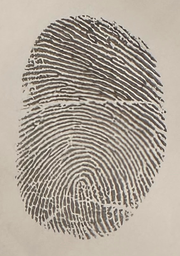
#> input picture fingerprint/sample.png, 180 x 256 px, shrunk from 571 x 810 before the run, found by its file name
$ python option3.py
#> lines starting #> are read from the running program, lines starting #| are printed output that depends on the picture; after the words box and inside, x2 and y2 are one past the last pixel; in counts of white or black regions, pixels touching at a corner belong together
import cv2
import numpy as np
from skimage.morphology import skeletonize
from scipy.spatial import distance

def extract_minutiae(image):
    """
    Extracts minutiae points (ridge endings and bifurcations) from a fingerprint image.
    """
    # Skeletonize the binary image to reduce ridges to one-pixel width
    skeleton = skeletonize(image // 255).astype(np.uint8)

    # Identify minutiae points (endpoints and bifurcations)
    minutiae = []
    rows, cols = skeleton.shape
    for i in range(1, rows - 1):
        for j in range(1, cols - 1):
            if skeleton[i, j] == 1:
                # Count the number of 1's in the 3x3 neighborhood
                neighbors = skeleton[i-1:i+2, j-1:j+2]
                count = np.sum(neighbors) - 1  # Subtract the center pixel

                if count == 1:  # Ridge ending
                    minutiae.append((i, j, 'ending'))
                elif count > 2:  # Bifurcation
                    minutiae.append((i, j, 'bifurcation'))
    return minutiae

def match_minutiae(minutiae1, minutiae2, threshold=15):
    """
    Matches minutiae points from two sets with a one-to-one correspondence.
    """
    matches = []
    used_minutiae2 = set()  # Keep track of matched minutiae in image 2

    for m1 in minutiae1:
        best_match = None
        best_distance = float('inf')

        for i, m2 in enumerate(minutiae2):
            if i in used_minutiae2:  # Skip already matched minutiae
                continue

            # Compute the Euclidean distance between minutiae points
            dist = distance.euclidean(m1[:2], m2[:2])

            if dist <= threshold and dist < best_distance and m1[2] == m2[2]:  # Match type and distance
                best_match = (m1, m2)
                best_distance = dist

        if best_match:
            matches.append(best_match)
            used_minutiae2.add(minutiae2.index(best_match[1]))  # Mark this minutiae as used

    return matches


# Load and preprocess the first fingerprint image
img1 = cv2.imread('C:\\Users\\naray\\Documents\\kids_python\\sample.png', cv2.IMREAD_GRAYSCALE)
#> img1: shape (256, 180); min 27, max 254, mean 164.8
_, binary1 = cv2.threshold(img1, 127, 255, cv2.THRESH_BINARY_INV)
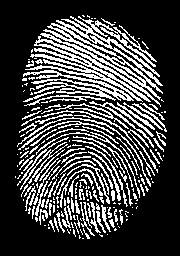
#> binary1: shape (256, 180); 26.1% white in thin lines or dots, all inside (x1, y1, x2, y2) = (15, 15, 167, 239)

# Load and preprocess the second fingerprint image
img2 = cv2.imread('C:\\Users\\naray\\Documents\\kids_python\\dad2.png', cv2.IMREAD_GRAYSCALE)
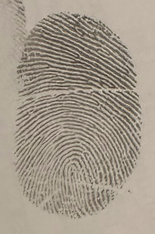
#> input picture fingerprint/dad2.png, 155 x 234 px, shrunk from 490 x 741 before the run, found by its file name
#> img2: shape (234, 155); min 43, max 214, mean 152.9
_, binary2 = cv2.threshold(img2, 127, 255, cv2.THRESH_BINARY_INV)
#> binary2: shape (234, 155); 22.4% white in thin lines or dots, all inside (x1, y1, x2, y2) = (14, 0, 142, 218)

# Extract minutiae points from both images
minutiae1 = extract_minutiae(binary1)
#> in extract_minutiae, `skeleton = skeletonize(image // 255).astype(np.uint8)`:
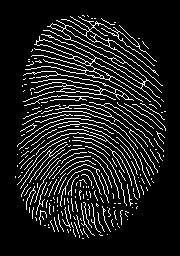
#> skeleton: shape (256, 180); values 0 (black) and 1 (white), 11.7% white in thin lines or dots, all inside (x1, y1, x2, y2) = (15, 15, 166, 239)
#> after the loop in extract_minutiae, `for i in range(1, rows - 1):`: minutiae = 835 items, first 6: (15, 82, 'ending'), (15, 87, 'ending'), (16, 70, 'ending'), (16, 78, 'ending'), (16, 84, 'ending'), (16, 88, 'ending')
#> minutiae1 has the same summary as minutiae in extract_minutiae
minutiae2 = extract_minutiae(binary2)
#> in extract_minutiae (call 2), `skeleton = skeletonize(image // 255).astype(np.uint8)`:
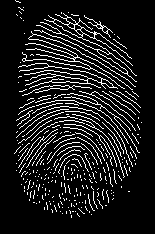
#> skeleton: shape (234, 155); values 0 (black) and 1 (white), 11.4% white in thin lines or dots, all inside (x1, y1, x2, y2) = (14, 0, 142, 218)
#> after the loop in extract_minutiae (call 2), `for i in range(1, rows - 1):`: minutiae = 641 items, first 6: (2, 20, 'ending'), (7, 18, 'ending'), (10, 23, 'ending'), (11, 19, 'ending'), (12, 61, 'ending'), (13, 21, 'ending')
#> minutiae2 has the same summary as minutiae in extract_minutiae

# Match minutiae points
matches = match_minutiae(minutiae1, minutiae2)
#> the loop in match_minutiae, `for m1 in minutiae1:` made 835 passes
#> after the loop in match_minutiae, `for m1 in minutiae1:`: matches = 448 items
#> matches = 448 items

# Display results
print(f"Number of minutiae in Image 1: {len(minutiae1)}")
#| Number of minutiae in Image 1: 835
print(f"Number of minutiae in Image 2: {len(minutiae2)}")
#| Number of minutiae in Image 2: 641
print(f"Number of matches: {len(matches)}")
#| Number of matches: 448

# Ensure img2 matches img1 in height and type
if img1.shape[0] != img2.shape[0] or img1.dtype != img2.dtype:
    img2 = cv2.resize(img2, (img2.shape[1], img1.shape[0]))
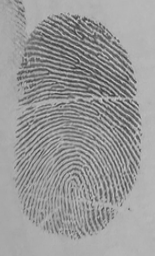
#> img2: shape (256, 155); min 50, max 207, mean 152.8
    img2 = img2.astype(img1.dtype)

# Concatenate horizontally
img_combined = cv2.hconcat([img1, img2])
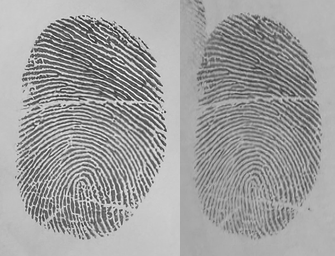
#> img_combined: shape (256, 335); min 27, max 254, mean 159.2

# Visualize matched minutiae
for match in matches:
    (x1, y1, _), (x2, y2, _) = match
    cv2.circle(img_combined, (y1, x1), 5, (0, 255, 0), -1)
    cv2.circle(img_combined, (y2 + img1.shape[1], x2), 5, (255, 0, 0), -1)
    cv2.line(img_combined, (y1, x1), (y2 + img1.shape[1], x2), (0, 255, 255), 1)
#> this loop made 448 passes
#> (x1, y1, x2, y2) on passes 1 to 3: (15, 82, 15, 84), (15, 87, 22, 88), (16, 70, 14, 71)
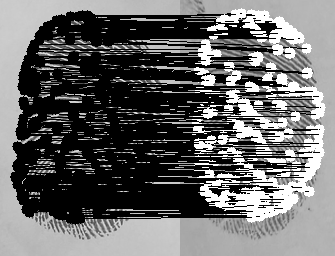
#> img_combined: shape (256, 335); min 0, max 255, mean 104.5

cv2.imshow('Matched Minutiae', img_combined)
cv2.waitKey(0)
cv2.destroyAllWindows()
